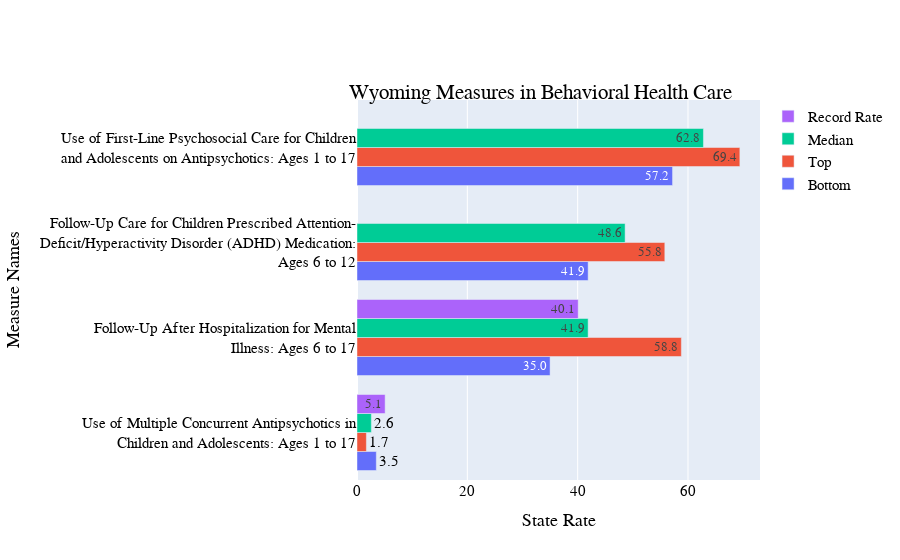
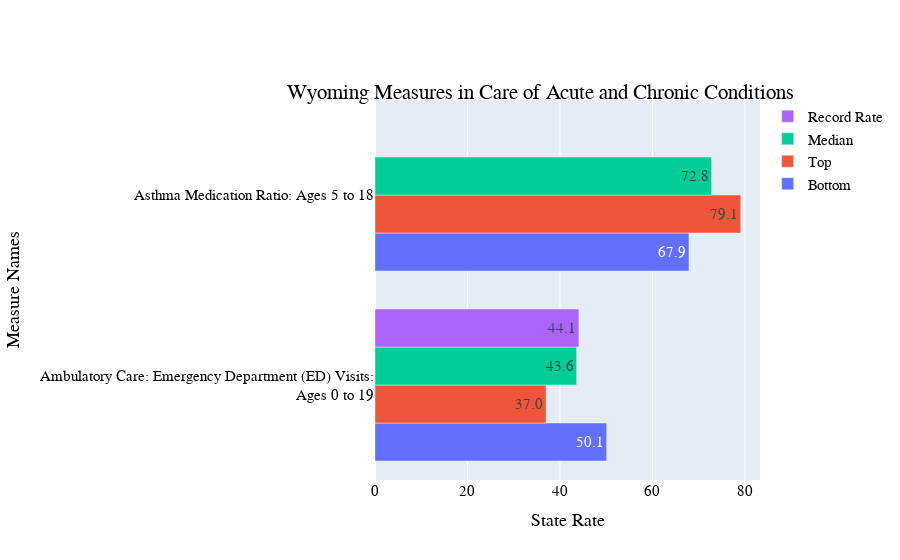
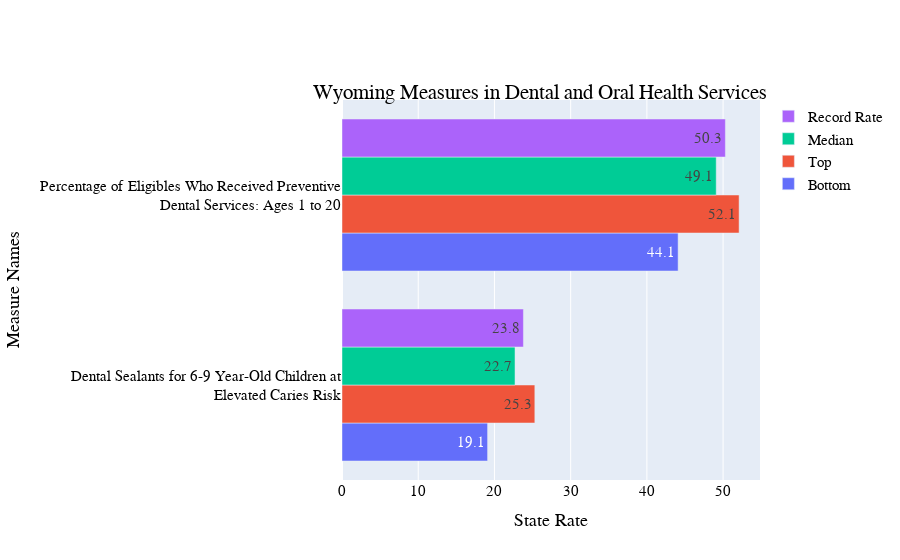
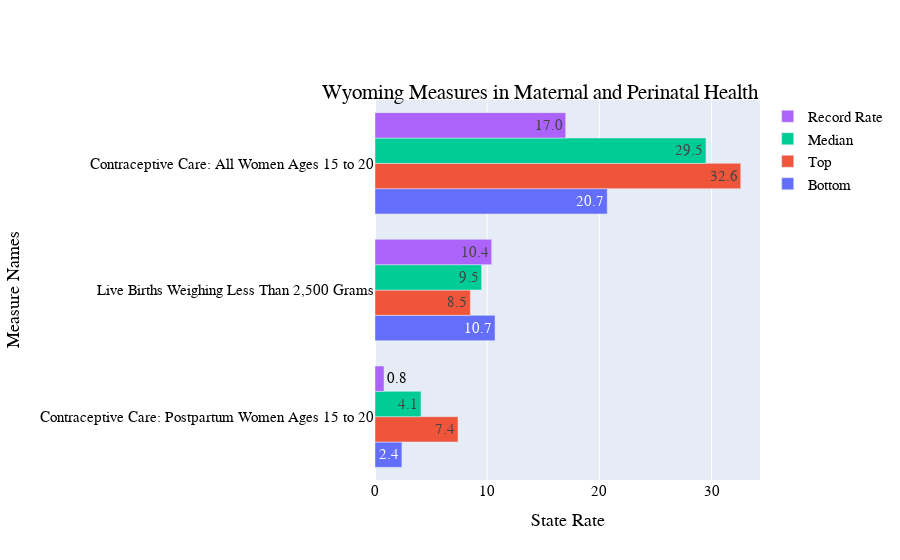

Notebook cell for these charts, in order:
### Code cell
state_divider(state_temp,Child_data)

### Figure 1 — Plotly figure (JSON) as saved in the notebook; plotly's stock layout.template omitted (floating-point values rounded to 4 significant figures)
{"data": [{"hoverinfo": "skip", "legendrank": 4, "name": "Bottom", "orientation": "h", "text": ["3.5", "35.0", "41.9", "57.2"], "textposition": "auto", "type": "bar", "x": [3.5, 35, 41.9, 57.2], "y": ["Use of Multiple Concurrent Antipsychotics in<br>Children and Adolescents: Ages 1 to 17", "Follow-Up After Hospitalization for Mental<br>Illness: Ages 6 to 17", "Follow-Up Care for Children Prescribed Attention-<br>Deficit/Hyperactivity Disorder (ADHD) Medication:<br>Ages 6 to 12", "Use of First-Line Psychosocial Care for Children<br>and Adolescents on Antipsychotics: Ages 1 to 17"]}, {"hoverinfo": "skip", "legendrank": 3, "name": "Top", "orientation": "h", "text": ["1.7", "58.8", "55.8", "69.4"], "textposition": "auto", "type": "bar", "x": [1.7, 58.8, 55.8, 69.4], "y": ["Use of Multiple Concurrent Antipsychotics in<br>Children and Adolescents: Ages 1 to 17", "Follow-Up After Hospitalization for Mental<br>Illness: Ages 6 to 17", "Follow-Up Care for Children Prescribed Attention-<br>Deficit/Hyperactivity Disorder (ADHD) Medication:<br>Ages 6 to 12", "Use of First-Line Psychosocial Care for Children<br>and Adolescents on Antipsychotics: Ages 1 to 17"]}, {"hoverinfo": "skip", "legendrank": 2, "name": "Median", "orientation": "h", "text": ["2.6", "41.9", "48.6", "62.8"], "textposition": "auto", "type": "bar", "x": [2.6, 41.9, 48.6, 62.8], "y": ["Use of Multiple Concurrent Antipsychotics in<br>Children and Adolescents: Ages 1 to 17", "Follow-Up After Hospitalization for Mental<br>Illness: Ages 6 to 17", "Follow-Up Care for Children Prescribed Attention-<br>Deficit/Hyperactivity Disorder (ADHD) Medication:<br>Ages 6 to 12", "Use of First-Line Psychosocial Care for Children<br>and Adolescents on Antipsychotics: Ages 1 to 17"]}, {"hoverinfo": "text", "hovertext": ["Lower rates are better for this measure_", "Higher rates are better for this measure_", "Higher rates are better for this measure_", "Higher rates are better for this measure_"], "legendrank": 1, "name": "Record Rate", "orientation": "h", "text": ["5.1", "40.1", "nan", "nan"], "textposition": "auto", "type": "bar", "x": [5.1, 40.1, null, null], "y": ["Use of Multiple Concurrent Antipsychotics in<br>Children and Adolescents: Ages 1 to 17", "Follow-Up After Hospitalization for Mental<br>Illness: Ages 6 to 17", "Follow-Up Care for Children Prescribed Attention-<br>Deficit/Hyperactivity Disorder (ADHD) Medication:<br>Ages 6 to 12", "Use of First-Line Psychosocial Care for Children<br>and Adolescents on Antipsychotics: Ages 1 to 17"]}], "layout": {"barmode": "group", "font": {"color": "Black", "family": "Arial", "size": 15}, "title": {"text": "Wyoming Measures in Behavioral Health Care", "x": 0.6, "xanchor": "center", "y": 0.85, "yanchor": "top"}, "xaxis": {"title": {"text": "State Rate"}}, "yaxis": {"scaleanchor": "x", "scaleratio": 100, "title": {"text": "Measure Names"}}}}

### Figure 2 — Plotly figure (JSON) as saved in the notebook; plotly's stock layout.template omitted (floating-point values rounded to 4 significant figures)
{"data": [{"hoverinfo": "skip", "legendrank": 4, "name": "Bottom", "orientation": "h", "text": ["50.1", "67.9"], "textposition": "auto", "type": "bar", "x": [50.1, 67.9], "y": ["Ambulatory Care: Emergency Department (ED) Visits:<br>Ages 0 to 19", "Asthma Medication Ratio: Ages 5 to 18"]}, {"hoverinfo": "skip", "legendrank": 3, "name": "Top", "orientation": "h", "text": ["37.0", "79.1"], "textposition": "auto", "type": "bar", "x": [37, 79.1], "y": ["Ambulatory Care: Emergency Department (ED) Visits:<br>Ages 0 to 19", "Asthma Medication Ratio: Ages 5 to 18"]}, {"hoverinfo": "skip", "legendrank": 2, "name": "Median", "orientation": "h", "text": ["43.6", "72.8"], "textposition": "auto", "type": "bar", "x": [43.6, 72.8], "y": ["Ambulatory Care: Emergency Department (ED) Visits:<br>Ages 0 to 19", "Asthma Medication Ratio: Ages 5 to 18"]}, {"hoverinfo": "text", "hovertext": ["Lower rates are better for this measure_", "Higher rates are better for this measure_"], "legendrank": 1, "name": "Record Rate", "orientation": "h", "text": ["44.1", "nan"], "textposition": "auto", "type": "bar", "x": [44.1, null], "y": ["Ambulatory Care: Emergency Department (ED) Visits:<br>Ages 0 to 19", "Asthma Medication Ratio: Ages 5 to 18"]}], "layout": {"barmode": "group", "font": {"color": "Black", "family": "Arial", "size": 15}, "title": {"text": "Wyoming Measures in Care of Acute and Chronic Conditions", "x": 0.6, "xanchor": "center", "y": 0.85, "yanchor": "top"}, "xaxis": {"title": {"text": "State Rate"}}, "yaxis": {"scaleanchor": "x", "scaleratio": 100, "title": {"text": "Measure Names"}}}}

### Figure 3 — Plotly figure (JSON) as saved in the notebook; plotly's stock layout.template omitted (floating-point values rounded to 4 significant figures)
{"data": [{"hoverinfo": "skip", "legendrank": 4, "name": "Bottom", "orientation": "h", "text": ["19.1", "44.1"], "textposition": "auto", "type": "bar", "x": [19.1, 44.1], "y": ["Dental Sealants for 6-9 Year-Old Children at<br>Elevated Caries Risk", "Percentage of Eligibles Who Received Preventive<br>Dental Services: Ages 1 to 20"]}, {"hoverinfo": "skip", "legendrank": 3, "name": "Top", "orientation": "h", "text": ["25.3", "52.1"], "textposition": "auto", "type": "bar", "x": [25.3, 52.1], "y": ["Dental Sealants for 6-9 Year-Old Children at<br>Elevated Caries Risk", "Percentage of Eligibles Who Received Preventive<br>Dental Services: Ages 1 to 20"]}, {"hoverinfo": "skip", "legendrank": 2, "name": "Median", "orientation": "h", "text": ["22.7", "49.1"], "textposition": "auto", "type": "bar", "x": [22.7, 49.1], "y": ["Dental Sealants for 6-9 Year-Old Children at<br>Elevated Caries Risk", "Percentage of Eligibles Who Received Preventive<br>Dental Services: Ages 1 to 20"]}, {"hoverinfo": "text", "hovertext": ["Higher rates are better for this measure_", "Higher rates are better for this measure_"], "legendrank": 1, "name": "Record Rate", "orientation": "h", "text": ["23.8", "50.3"], "textposition": "auto", "type": "bar", "x": [23.8, 50.3], "y": ["Dental Sealants for 6-9 Year-Old Children at<br>Elevated Caries Risk", "Percentage of Eligibles Who Received Preventive<br>Dental Services: Ages 1 to 20"]}], "layout": {"barmode": "group", "font": {"color": "Black", "family": "Arial", "size": 15}, "title": {"text": "Wyoming Measures in Dental and Oral Health Services", "x": 0.6, "xanchor": "center", "y": 0.85, "yanchor": "top"}, "xaxis": {"title": {"text": "State Rate"}}, "yaxis": {"scaleanchor": "x", "scaleratio": 100, "title": {"text": "Measure Names"}}}}

### Figure 4 — Plotly figure (JSON) as saved in the notebook; plotly's stock layout.template omitted (floating-point values rounded to 4 significant figures)
{"data": [{"hoverinfo": "skip", "legendrank": 4, "name": "Bottom", "orientation": "h", "text": ["2.4", "10.7", "20.7"], "textposition": "auto", "type": "bar", "x": [2.4, 10.7, 20.7], "y": ["Contraceptive Care: Postpartum Women Ages 15 to 20", "Live Births Weighing Less Than 2,500 Grams", "Contraceptive Care: All Women Ages 15 to 20"]}, {"hoverinfo": "skip", "legendrank": 3, "name": "Top", "orientation": "h", "text": ["7.4", "8.5", "32.6"], "textposition": "auto", "type": "bar", "x": [7.4, 8.5, 32.6], "y": ["Contraceptive Care: Postpartum Women Ages 15 to 20", "Live Births Weighing Less Than 2,500 Grams", "Contraceptive Care: All Women Ages 15 to 20"]}, {"hoverinfo": "skip", "legendrank": 2, "name": "Median", "orientation": "h", "text": ["4.1", "9.5", "29.5"], "textposition": "auto", "type": "bar", "x": [4.1, 9.5, 29.5], "y": ["Contraceptive Care: Postpartum Women Ages 15 to 20", "Live Births Weighing Less Than 2,500 Grams", "Contraceptive Care: All Women Ages 15 to 20"]}, {"hoverinfo": "text", "hovertext": ["Higher rates are better for this measure_", "Lower rates are better for this measure_", "Higher rates are better for this measure_"], "legendrank": 1, "name": "Record Rate", "orientation": "h", "text": ["0.8", "10.4", "17.0"], "textposition": "auto", "type": "bar", "x": [0.8, 10.4, 17], "y": ["Contraceptive Care: Postpartum Women Ages 15 to 20", "Live Births Weighing Less Than 2,500 Grams", "Contraceptive Care: All Women Ages 15 to 20"]}], "layout": {"barmode": "group", "font": {"color": "Black", "family": "Arial", "size": 15}, "title": {"text": "Wyoming Measures in Maternal and Perinatal Health", "x": 0.6, "xanchor": "center", "y": 0.85, "yanchor": "top"}, "xaxis": {"title": {"text": "State Rate"}}, "yaxis": {"scaleanchor": "x", "scaleratio": 100, "title": {"text": "Measure Names"}}}}
